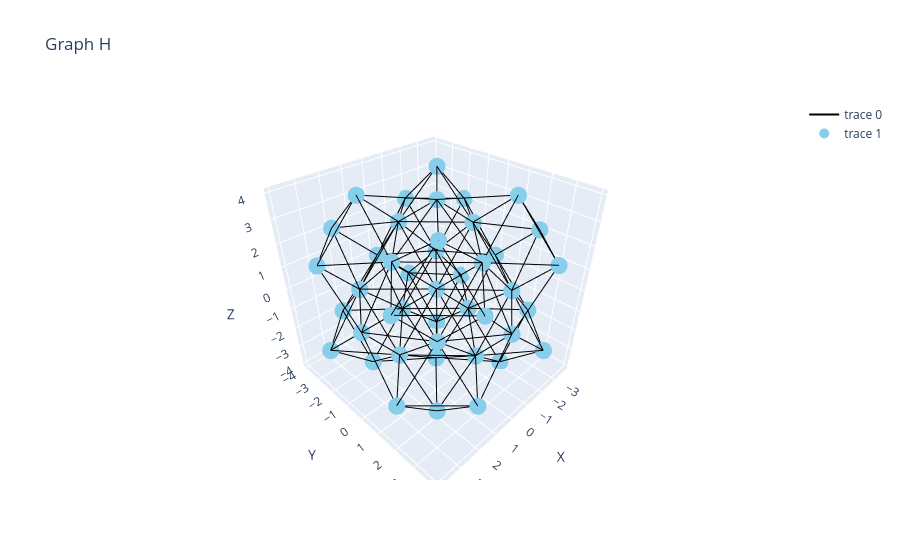

The cell this chart's notebook holds for it:
### Code cell
# Set the parameter values
ar = attraction_repulsion(graph, attraction_force=0.3, repulsion_force=0.8, minimum_distance=2.6)

three_D_plot(graph,ar)
graph_to_ase_atoms(graph,ar)

### Figure 1 — Plotly figure (JSON) as saved in the notebook; plotly's stock layout.template omitted (floating-point values rounded to 4 significant figures; data arrays with more than 128 entries replaced by an {"elided": "..."} marker saying what was removed)
{"data": [{"hoverinfo": "none", "line": {"color": "black", "width": 2}, "mode": "lines", "type": "scatter3d", "x": {"elided": "468 float values"}, "y": {"elided": "468 float values"}, "z": {"elided": "468 float values"}}, {"marker": {"color": "skyblue", "size": 10, "symbol": "circle"}, "mode": "markers", "type": "scatter3d", "x": [-3.719, -1.965, -1.965, -3.719, -1.965, -2.073, -1.965, -3.668, -2.017, -1.965, -3.653, -3.673, -2.031, -1.976, -1.965, -1.965, -1.965, -0.007216, 2.055, 2.07, -0.01203, -0.01047, 2.038, 2.157, 1.965, 0.02097, 0.008786, 2.139, 2.041, 0.04142, 0.008403, 2.178, 2.202, 0.008973, 2.037, 1.965, 0.09116, 1.965, 3.93, 3.9, 3.93, 3.716, 3.903], "y": [-2.011, -3.93, -1.965, -2.011, -3.93, -2.117, -1.965, 1.965, -0.04677, 1.965, -0.02489, 1.969, -0.03928, 2.145, 1.965, 3.93, 3.93, -2.167, -3.766, -1.861, -3.702, -2.147, -3.743, -2.122, -1.965, -0.02928, 2.146, 0.08105, 2.041, 0.01809, 2.157, -0.001207, 2.197, -0.004798, 2.072, 3.93, 3.723, 3.93, -1.965, -1.933, 1.965, 0.02589, 1.971], "z": [-2.011, -1.965, -3.93, 2.011, 1.965, 2.709e-06, 3.93, -1.965, -2.077, -3.93, -0.01241, 1.969, 2.157, 0.007036, 3.93, -1.965, 1.965, -2.162, -2.008, -3.778, -0.02547, 2.155, 2.034, 0.003947, 3.93, -3.691, -2.131, -2.04, -3.75, 0.02391, 2.16, 2.192, 0.0204, 3.769, 3.783, -1.965, -0.0009493, 1.965, -1.965, 1.944, -1.965, 0.02743, 1.975]}], "layout": {"scene": {"xaxis": {"title": {"text": "X"}}, "yaxis": {"title": {"text": "Y"}}, "zaxis": {"title": {"text": "Z"}}}, "title": {"text": "Graph H"}}}
